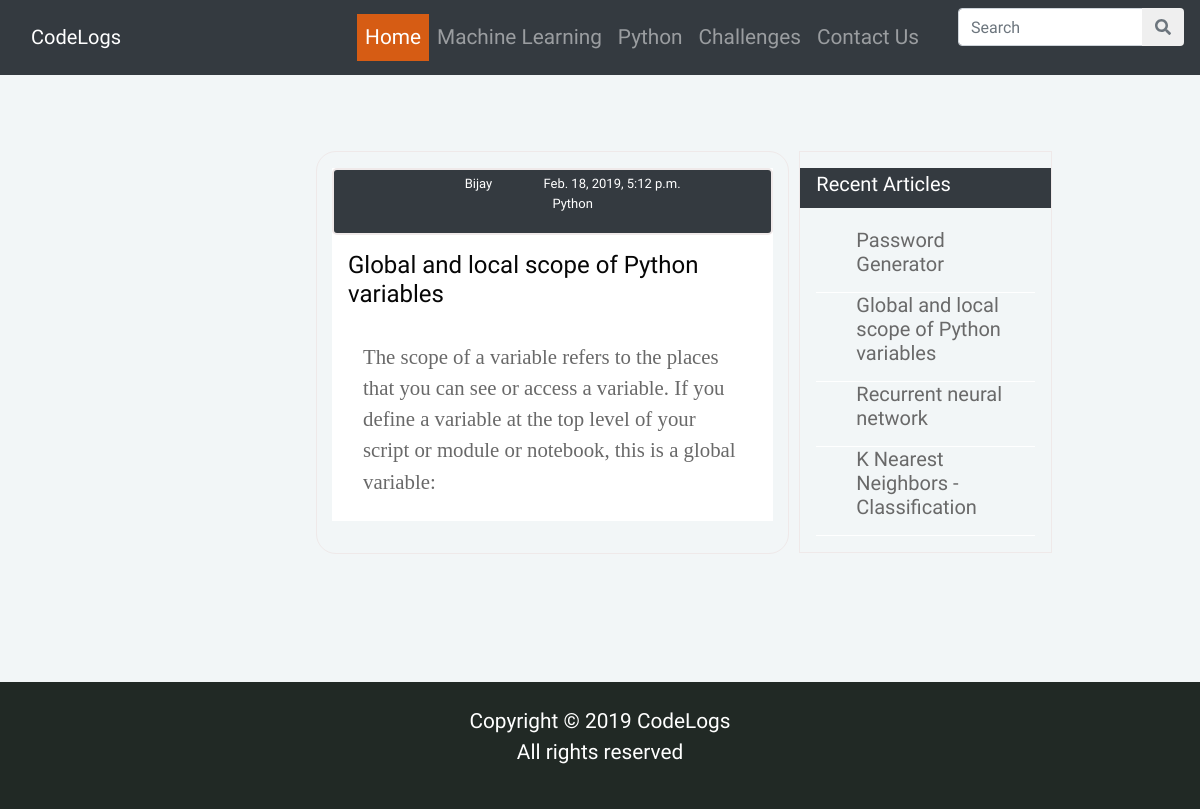
Screenshot of /home/python/ with the database file from the repository.
### geeks_app/models.py (models this page shows, shortened)
class DateTimeModel(models.Model):
    created_at = models.DateTimeField(auto_now_add=True, auto_now=False, )
    updated_at = models.DateTimeField(auto_now_add=False, auto_now=True, )
    deleted_at = models.DateTimeField(null=True, blank=True)
    class Meta:
        abstract = True

class Post(DateTimeModel):
    category = models.ForeignKey(
        Category, blank=True, null=True, related_name="Category")
    subcategory = models.ManyToManyField(
        Category, blank=True, related_name="Sub_Category")
    title = models.CharField(max_length=500)
    description = models.TextField(blank=True, null=True)
    photo = ProcessedImageField(upload_to='gallery_folder/', processors=[ResizeToFit(1000, 500)],
                                format='JPEG', options={'quality': 80}, null=True, blank=True)
    photo_caption = models.CharField(max_length=200, blank=True, null=True)
    content = models.TextField(blank=True, null=True)
    author = models.ForeignKey(Author, blank=True, null=True)
    publish = models.BooleanField(default=False)
    slug = models.CharField(blank=True, null=True, max_length=150, unique=True)
    class Meta:
        verbose_name = "Post"
        verbose_name_plural = "Posts"

class Author(DateTimeModel):
    name = models.CharField(max_length=40, blank=True, null=True)
    description = models.TextField(blank=True, null=True)
    photo = models.ImageField(blank=True, null=True)
    priority = models.IntegerField(default=0)
    class Meta:
        ordering = (
            '-priority',
        )

class Category(DateTimeModel):
    name = models.CharField(max_length=40)
    parent = models.ForeignKey(
        'self', related_name="children", null=True, blank=True)
    slug = models.CharField(blank=True, null=True, max_length=150, unique=True)
    class Meta:
        verbose_name = "Category"
        verbose_name_plural = "Categories"

### geeks_app/views_frontend.py (the view)
class PythonHome(FrontendMixin,TemplateView):
    template_name = 'geeks_app/frontend_geeks/python.html'
    def get_context_data(self,**kwargs):
        context = super().get_context_data(**kwargs)
        if Post.objects.filter(deleted_at__isnull=True).count() > 0:
            python_id = Category.objects.get(name='Python').id
            context["python_object"] = Post.objects.filter(category=python_id, publish=True, deleted_at__isnull=True)[:10]
            context['mostrecentpost'] = Post.objects.filter(publish=True, deleted_at__isnull=True).order_by('-created_at')[:10]
        else:
            context = []
        return context

### geeks_app/templates/geeks_app/frontend_geeks/python.html (shortened to what this page needs)
{% extends 'geeks_app/frontend_geeks/base.html' %} {% load static %}{% load thumbnail %}
{% block body %}
<section class="m-3 p-3">
    <div class="container-fluid">
         <div class="row">
             <div class="col-md-3">
             </div>
             <div class="col-md-5 my-3" style="border:solid 1px #efe9e9; border-radius:20px;">
                {%for post in python_object%}
               <div class="container my-3" style="background-color: #ffffff;">
                   <div class="row px-5 py-1 bg-dark" style="text-align:center; font-size: 13px; color: #ffffff; border:solid 2px #efe9e9;border-radius:5px;">
                       <ul class="">
                           <li class="px-4 py-3" style="display:inline;">{{post.author.name}}</li>
                           <li class="px-4 py-3" style="display:inline">{{post.created_at}}</li>
                           <li class="px-4 py-3" style="display:inline">{{post.category.name}}</li>
                       </ul>
                   </div>
                   <div class="row my-3 px-3">
                       <a href="{% url 'geeks_app:geeks_frontend:post_detail' post.id %}" style="text-decoration:none; color:#060606;"><h4>{{post.title}}</h4></a>
                   </div>
                    <div class="px-3 py-2"style="background-color: #ffffff;">
                            <p style="font-family: 'PTSerif'; font-size: 1.3rem; color:#696969">
                                {{post.description|safe}}
                            </p>
                    </div>
               </div>
               {%endfor%}
             </div>
             <div class="col-md-4">
                 <div class="row my-3">
                     <div class="col-md-8" style="border:solid 1px #efe9e9; margin-left: 10px;">
                       <div class="row px-3 py-1 mt-3 mb-1 bg-dark" style="color:#ffffff;text-align:center">
                           <h5 style="text-align:center;">Recent Articles</h5>
                       </div>
                       <div class="row py-3 px-3">
                        {%for recent in mostrecentpost%}
                        <div style="border-bottom:solid 1px white">
                           <ul>
                               <li><a href="{% url 'geeks_app:geeks_frontend:post_detail' recent.id %}" style="text-decoration:none;color:#696969;"><h5>{{recent.title}}</h5></a></li>
                           </ul>
                        </div>
                        {%endfor%}
                       </div>
                     </div>
                 </div>
                     <div class="col-md-4">
                     </div>
                 </div>
             </div>
         </div>
</section>
{%endblock%}

### geeks_app/static/geeks_app/css/style.css (style rules this page uses)
* { font-family: 'Mukta', sans-serif; }
body { margin: 0; font-size: 28px; font-family: 'Mukta', sans-serif; }
ul { list-style-type: none; }
body { font-family: 'Mukta', sans-serif !important; }

### rows the page displays
Post: author.name "Bijay", created_at "Feb. 18, 2019, 5:12 p.m.", category.name "Python", title "Global and local scope of Python variables", description "The scope of a variable refers to the places that you can see or access a variable. If you define a variable at the top level of your script or module or notebook, this is a global variable:"
Post: title "Password Generator"
Post: title "Recurrent neural network"
Post: title "K Nearest Neighbors - Classification"
